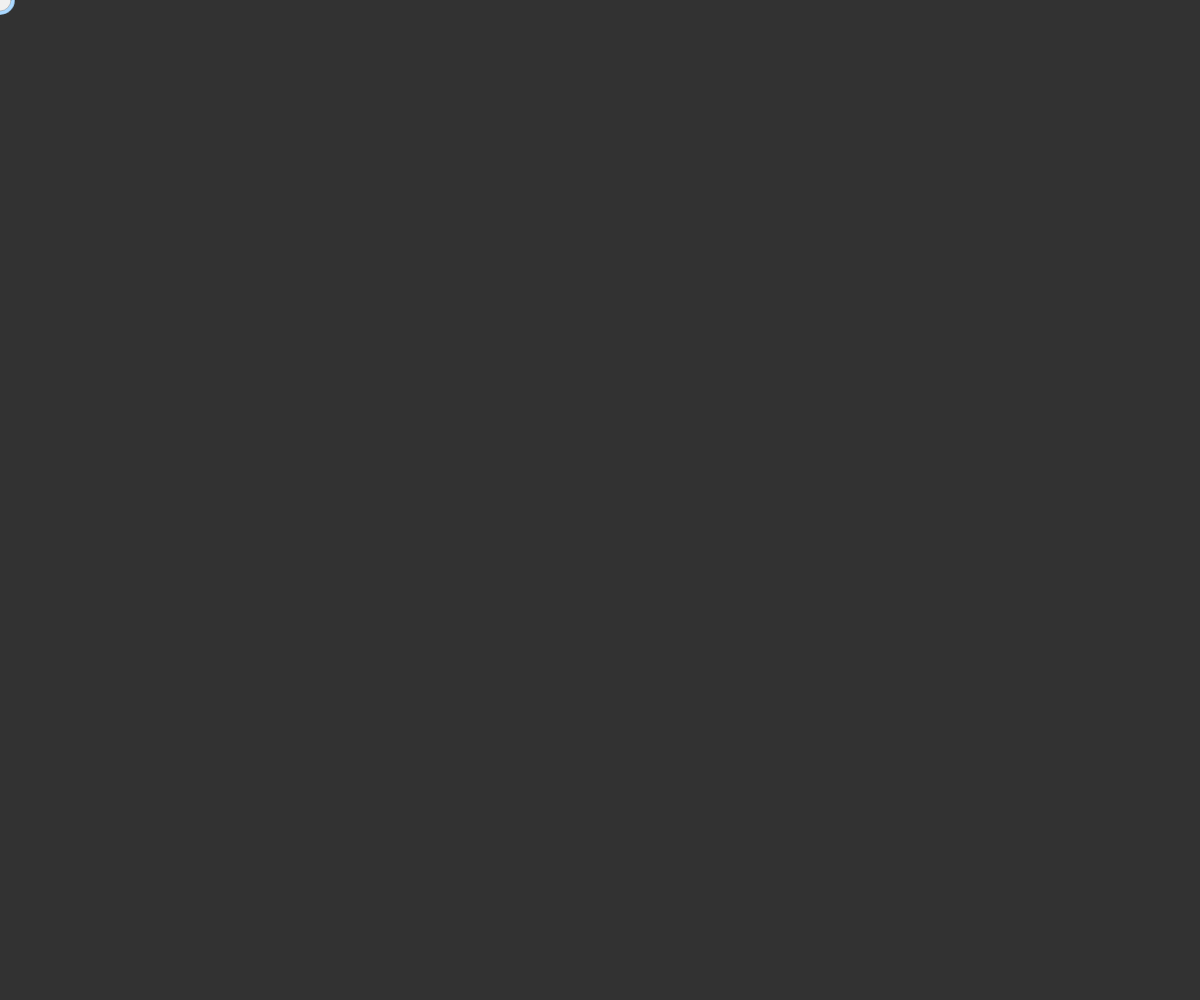
Frame 1 (no input)
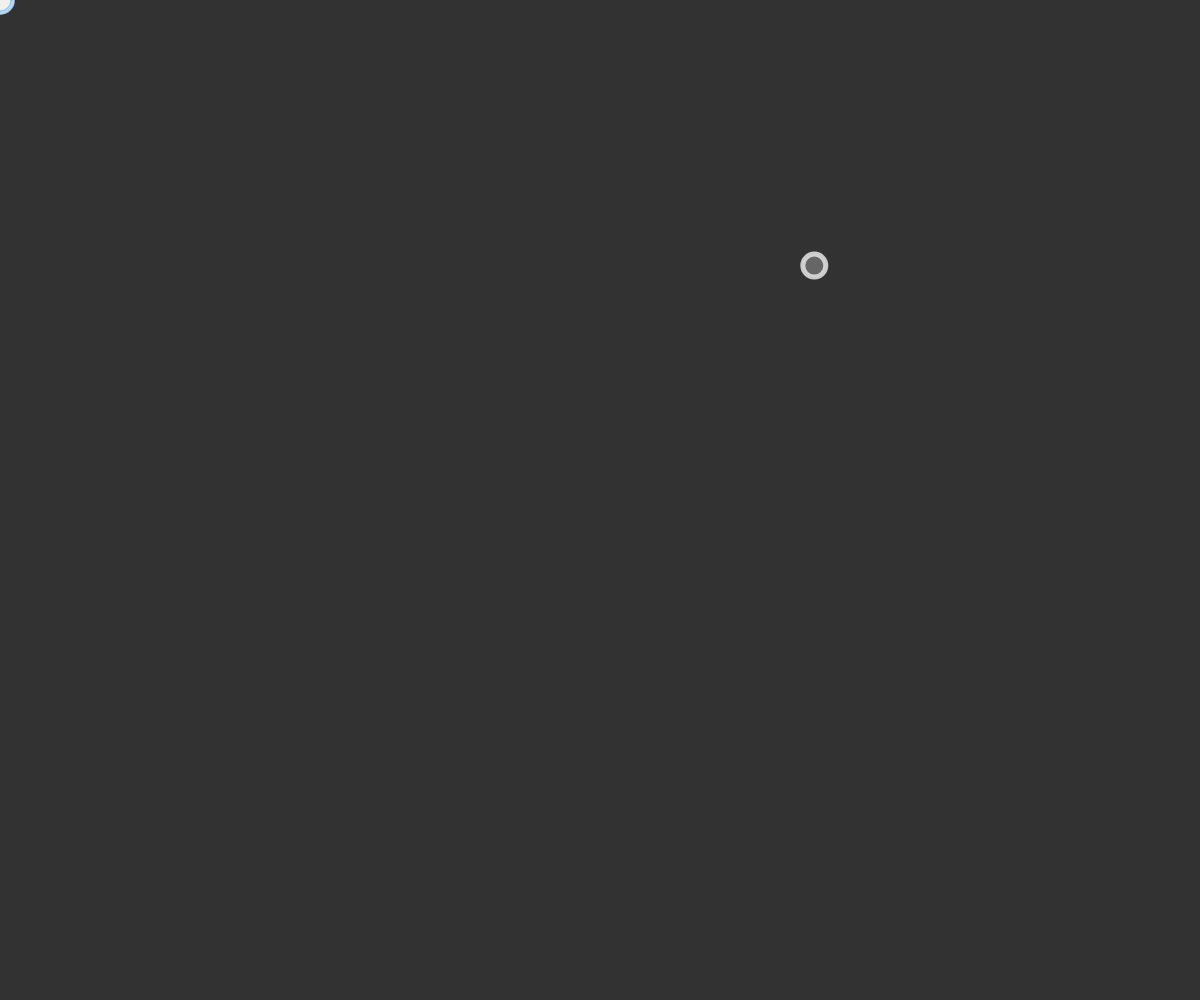
Frame 60 (no input)
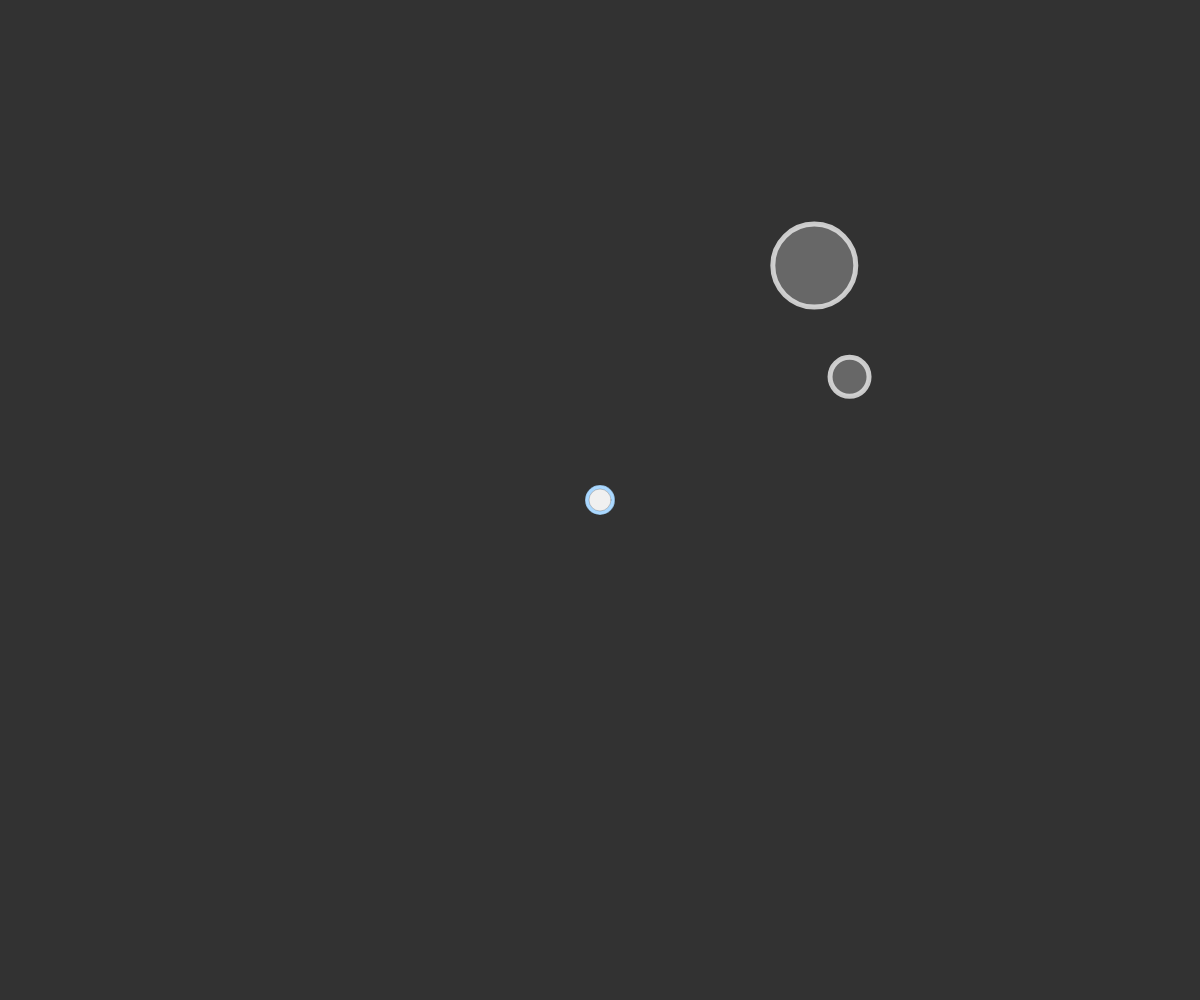
Frame 120 (the mouse pressed at the canvas centre since frame 60)

The p5.js sketch that drew these frames (run headless with seeded random() and noise() and a simulated clock; from frame 60 on, the mouse is pressed at the canvas centre):

// p5.js sketch
// ── sketch.js
let player
let colors
let circles = []
let lives = 1
let globalInterval
let point = 0
/* to do list
Lav slowdown button
Find lyde
add level indicator
add timer
start menu
difficulty slider
*/

function setup(){
  createCanvas(windowWidth, windowHeight);

//Laver en farve mappe for mig selv
  colors = {
    c1: color("#aad8ff"),
    c2: color("#f0f0f0"),
    c3: color("#80808080"),
    c4: color("#90909090"),
    c5: color("#e0e0e0e0")
  }
//Laver musen
  player = {
    //position placeholder
    x: 0,
    y: 0,
    //størrelsen på cirkler
    d1: 30,
    d2: 22,
    //funktioner der laver cirklerne på musen
    show: function (){
      //gør at kanterne af cirklerne ikke ser dumme ud.
      stroke(0)
      strokeWeight(0.2)
      fill(colors.c1)
      ellipse(this.x,this.y,this.d1)
    },
    showInner: function (){
      fill(colors.c2)
      ellipse(this.x,this.y,this.d2)
    }
  }

  globalInterval = setInterval(createCircle, 1000)
}

function draw(){
  background(50)
  //fjerner cursoren over player cirklen
  noCursor()
  //opdatere player cirklens position
  player.x = mouseX
  player.y = mouseY
 
  for(let i=0; i < circles.length; i++){
    //hvis en cirkel bliver for lille fjernes den
    if(circles[i].dia <0){
      circles.splice(i,1)
      lives -= 1
    }
    //køre hver eneste cirkels funktioner
    circles[i].show()
    circles[i].big() 
  }


  //viser player
  player.show()
  player.showInner()

  intervalCreator()
}

//interval ting
let interval = 900
function intervalCreator(){
//når 15 sekunder er gået vil intervallet af createCircle forkortes 
 if(frameCount % 1200==0){ 
  //fjerner oprindelige interval for at undgå overlap
  clearInterval(globalInterval)
  interval -= interval/10
  maxGrow -= maxGrow/50
  growSpeed += growSpeed/25
  globalInterval = setInterval(createCircle, interval)
 }
}

let growSpeed = 1
let maxGrow = 100
function createCircle(){
 let circle = {
  x: random(100,windowWidth-100),
  y: random(100,windowHeight-100),
  dia: 1,
  max: false,
  show: function (){
    //laver cirklerne
    stroke(colors.c5)
    strokeWeight(5)
    fill(colors.c4)
    ellipse(this.x,this.y,this.dia)
  },
  big: function (){
    if(!this.max){
      //for cirklerne til at gro
      this.dia += growSpeed
      //hvis cirklen er større end maxGrow vil if statementet gå til else
      if(this.dia > maxGrow){
        this.max = true
      }
    } else {
      this.dia -= growSpeed
    }
  }
 }
 circles.push(circle)
}

//tjekker om musen er over en cirkel
function within(cirk){
  let cLeft = cirk.x - cirk.dia / 2
  let cRight = cirk.x + cirk.dia / 2
  let cTop = cirk.y - cirk.dia / 2
  let cBottom = cirk.y + cirk.dia / 2

  let mouseLeft = player.x - player.d1 / 4
  let mouseRight = player.x + player.d1 / 4
  let mouseTop = player.y - player.d1 / 4
  let mouseBottom = player.y + player.d1 / 4

  //udelukkelses metode
  let overlap = true
  if(
    //hvis bare en af de her ting er rigtige er der intet overlap
    //Player er til venstre for cirkel
    mouseRight < cLeft ||
    //Player er under cirkel
    mouseBottom < cTop ||
    //Player er under cirkel
    mouseTop > cBottom ||
    //Player er til højre for cirkel
    mouseLeft > cRight
  ){
     overlap = false 
  }
  //returner om der er overlap
  return overlap
}

//tjekker om keyboard knapperne er kilkket
function keyPressed(){
  if(key == "z" || key == "x"){
    for(i=0;i <circles.length;i++){
      //hvis musen er over en cirkel og der trykkes vil cirklen fjernes
    let theCirk = circles[i]
      if(within(theCirk)){
        circles.splice(i,1)
      }
    }
  }
}
